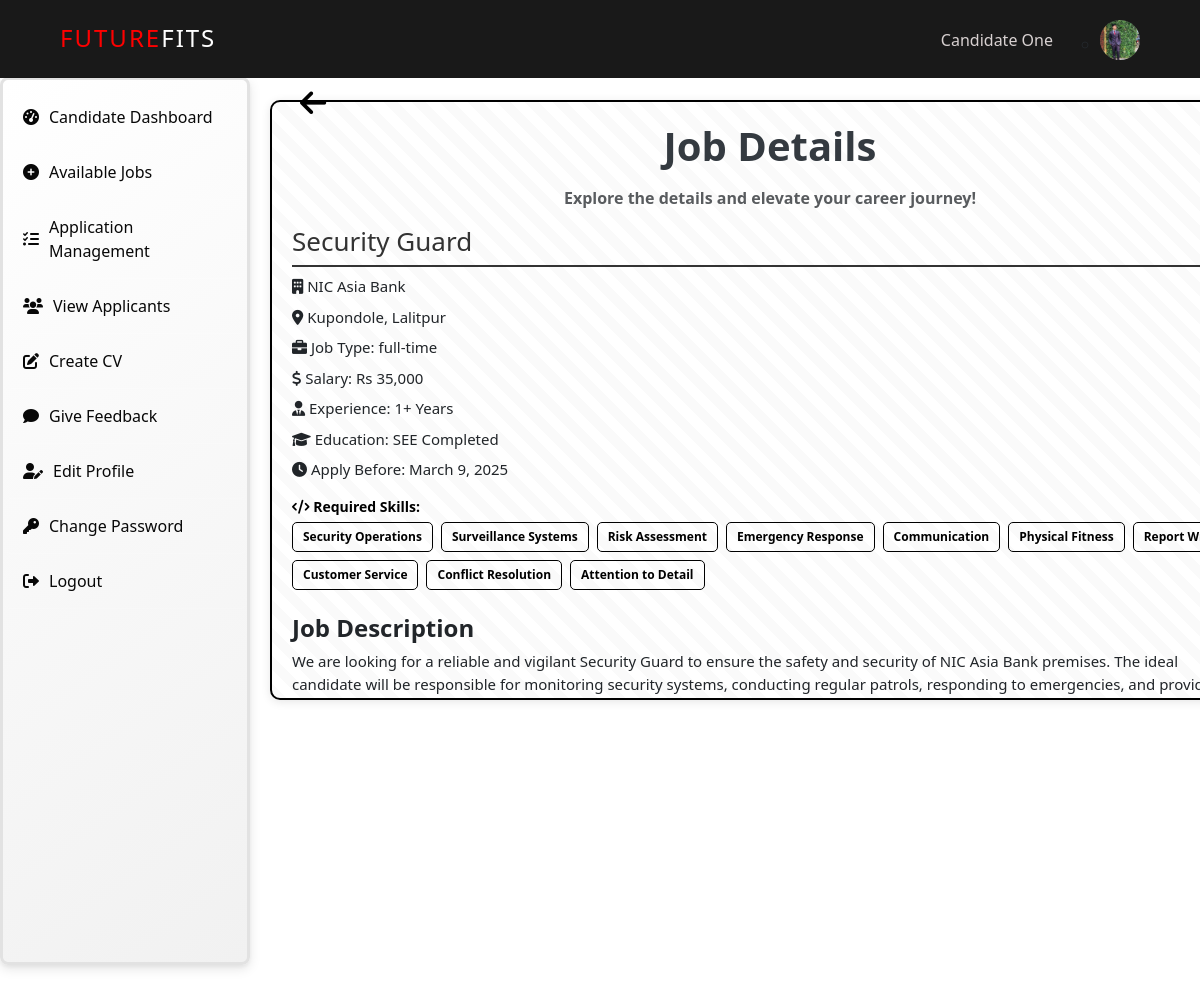
The page /jobs/37/ (signed in) on the database its author committed.
### JRS/models.py (models this page shows, shortened)
class Candidate(models.Model):
    user = models.OneToOneField(User, on_delete=models.CASCADE)
    username = models.CharField(max_length=100, default='Default User Name')
    first_name = models.CharField(max_length=100, default='Default Candidate First Name',null=False, blank=False,)
    last_name = models.CharField(max_length=100, default='Default Candidate Last Name',null=False, blank=False,)
    email = models.EmailField(unique=True, default='default@email.com')
    skills = models.ManyToManyField(Skill, related_name="candidates")  # Change from TextField
    profile_picture = models.ImageField(upload_to="profile_pictures/", default="profile_pictures/default.png")

class Job(models.Model):
    JOB_TYPES = (
        ('Full-time', 'Full-time'),
        ('Part-time', 'Part-time'),
        ('Internship', 'Internship'),
        ('Contract', 'Contract'),
        ('Freelance', 'Freelance'),
    )
    title = models.CharField(max_length=255)
    description = models.TextField()
    company = models.CharField(max_length=255)
    location = models.CharField(max_length=255)
    job_type = models.CharField(max_length=50, choices=JOB_TYPES)
    salary = models.CharField(max_length=255)
    experience = models.CharField(max_length=255)
    skills = models.CharField(max_length=255)
    education = models.CharField(max_length=255)
    deadline = models.DateField()
    posted_by = models.ForeignKey('HR', on_delete=models.CASCADE)
    created_at = models.DateTimeField(auto_now_add=True)
    updated_at = models.DateTimeField(auto_now=True)
    def skill_list(self):
        return [skill.strip() for skill in self.skills.split(',')] if self.skills else []

### JRS/decorators.py (the view)
    def wrapper(request, *args, **kwargs):
        print(f"User: {request.user}, Authenticated: {request.user.is_authenticated}, Groups: {request.user.groups.all()}")
        if not request.user.is_authenticated or not request.user.groups.filter(name='Candidate').exists():
            return HttpResponseForbidden("Access Denied: Candidates only")
        return view_func(request, *args, **kwargs)

### JRS/context_processors.py (called while the page is built)
def hr_profile(request):
    hr = None
    if request.user.is_authenticated:
        try:
            hr = HR.objects.get(user=request.user)
        except HR.DoesNotExist:
            pass
    return {'hr': hr}

def candidate_profile(request):
    candidate = None
    if request.user.is_authenticated:
        try:
            candidate = Candidate.objects.get(user=request.user)
        except Candidate.DoesNotExist:
            pass
    return {'candidate': candidate}

### JRS/views.py (called while the page is built)
@never_cache
@login_required
@candidate_required
def job_details(request, job_id):
    job = get_object_or_404(Job, id=job_id)
    skills = job.skill_list()  # Call the method to process skills
    return render(request, 'JRS/view_job_detail.html', {'job': job, 'skills': skills})

### JRS/templates/JRS/view_job_detail.html (shortened to what this page needs)
{% extends "JRS/base3.html" %}
{% load static %}
{% block inlinecss %}
<link href="{% static 'JRS/css/view_job_detail.css' %}" rel="stylesheet">
<link href="{% static 'JRS/css/base3.css' %}" rel="stylesheet">
<link href="https://cdn.jsdelivr.net/npm/bootstrap@5.3.0/dist/css/bootstrap.min.css" rel="stylesheet">
<link rel="stylesheet" href="https://cdnjs.cloudflare.com/ajax/libs/font-awesome/6.0.0/css/all.min.css">
{% endblock inlinecss %}
{% block main %}
<a href="javascript:history.back()" class="back-arrow" title="Go Back">
    <i class="fas fa-arrow-left"></i>
</a>
<div class="job-details-container">
    <h1 class="text-center fw-bold mb-3" style="color: #343a40;">Job Details</h1>
    <b><p class="text-center text-muted">Explore the details and elevate your career journey!</p></b>
    <div class="job-details">
        <h2 class="job-title">{{ job.title }}</h2>
        <p class="company-name"><i class="fa-solid fa-building"></i> {{ job.company }}</p>
        <p class="job-location"><i class="fa-solid fa-map-marker-alt"></i> {{ job.location }}</p>
        <p class="job-type"><i class="fa-solid fa-briefcase"></i> Job Type: {{ job.job_type }}</p>
        <p class="salary"><i class="fa-solid fa-dollar-sign"></i> Salary: {{ job.salary }}</p>
        <p class="experience"><i class="fa-solid fa-user-tie"></i> Experience: {{ job.experience }}</p>
        <p class="education"><i class="fa-solid fa-graduation-cap"></i> Education: {{ job.education }}</p>
        <p class="deadline"><i class="fa-solid fa-clock"></i> Apply Before: {{ job.deadline }}</p>
<div class="skills">
    <i class="fa-solid fa-code"></i> Required Skills:
    <ul class="skill-list">
        {% for skill in skills %}
            <li>{{ skill }}</li>
        {% empty %}
            <li>No skills listed</li>
        {% endfor %}
    </ul>
</div>
        <div class="job-description">
            <h4 class="fw-bold mt-4">Job Description</h4>
            <p>{{ job.description }}</p>
        </div>
    </div>
</div>
{% endblock main %}

### JRS/templates/JRS/base3.html (shortened to what this page needs)
{% load static %}
<!DOCTYPE html>
<html lang="en">
<head>
    {% block inlinecss %}{% endblock inlinecss %}
    <link href="https://cdn.jsdelivr.net/npm/bootstrap@5.3.3/dist/css/bootstrap.min.css" rel="stylesheet">
    <link href="https://cdnjs.cloudflare.com/ajax/libs/font-awesome/6.0.0-beta3/css/all.min.css" rel="stylesheet">
</head>
<body>
    {% block navbar %}
    <header>
      <nav>
        <div class="logo">Future<span>Fits</span></div>
        <ul class="nav-links" id="nav-links">
            <div class="user-name">
                {% if candidate %}
                    {% if candidate.first_name and candidate.last_name %}
                        {{ candidate.first_name }} {{ candidate.last_name }}
                    {% else %}
                        Guest
                    {% endif %}
                {% else %}
                    Guest
                {% endif %}
            </div>
            <ul class="login-register">
                <li class="dropdown">
                    <div class="user-profile-wrapper">
                        <div class="profile-circle">
                            <img src="{% if candidate.profile_picture %}{{ candidate.profile_picture.url }}{% else %}{% static 'JRS/Images/profile.jpg' %} {% endif %}" alt="Profile Picture" class="rounded-circle" width="40" height="40">
                        </div>
                    </div>
                </li>
            </ul>
        </ul>
      </nav>
    </header>
    {% endblock navbar %}
    <div class="sidebar">
        <ul>
            <li><a href="{% url "JRS:candidate_dashboard" %}"><i class="fas fa-tachometer-alt"></i>Candidate Dashboard</a></li>
            <li><a href="{% url "JRS:available_jobs" %}"><i class="fas fa-plus-circle"></i>Available Jobs</a></li>
            <li><a href="{% url "JRS:view_applications" %}"><i class="fas fa-tasks"></i> Application Management</a></li>
            <li><a href="#"><i class="fas fa-users"></i> View Applicants</a></li>
            <li><a href="#"><i class="fas fa-edit"></i> Create CV</a></li>
            <li><a href="{% url "JRS:feedback_candidate_page" %}"><i class="fas fa-comment"></i> Give Feedback</a></li>
            <li><a href="{% url "JRS:edit_profile_candidate" %}"><i class="fas fa-user-edit"></i> Edit Profile</a></li>
            <li><a href="{% url "JRS:change_password_candidate" %}"><i class="fas fa-key"></i> Change Password</a></li>
            <li><a href="{% url "JRS:logout_users" %}" onclick="return confirm('Are you sure you want to log out?');"><i class="fas fa-sign-out-alt"></i> Logout</a></li>
        </ul>
    </div>
    <div class="main-content">
        {% block main %}
        {% endblock main %}
    </div>
</body>
</html>

### JRS/static/JRS/CSS/view_job_detail.css (style rules this page uses)
body, html { overflow: hidden; }
.back-arrow { position: absolute; top: 80px; left: 300px; color: #000000; font-size: 30px; text-decoration: none; transition: color 0.3s ease; }
.job-details-container { width: 1000px; margin: 80px auto; padding: 20px; border-radius: 10px; border: 2px solid black; box-shadow: 0 2px 10px rgba(0, 0, 0, 0.1); background: repeating-linear-gradient( 45deg, rgba(0, 0, 0, 0.02), rgba(0, 0, 0, 0.02) 10px, transparent 10px, transparent 20px ); height: 600px; overflow-y: auto; }
.job-title { font-size: 26px; color: #333; border-bottom: 2px solid #333; padding-bottom: 8px; }
.skills { font-size: 14px; color: black; margin-top: 10px; font-weight: bold; }
.skill-list { display: flex; flex-wrap: wrap; gap: 8px; list-style: none; padding: 0; margin-top: 5px; }
.skill-list li { background: transparent; color: black; padding: 5px 10px; border: 1px solid black; border-radius: 5px; font-size: 12px; }
.job-details p { font-size: 15px; margin: 8px 0; }
.skills { margin: 15px 0; }
.skill-list { list-style-type: none; padding-left: 0; }
@media screen and (min-width: 1101px) { .nav-links { display: flex; position: relative; height: auto; width: auto; flex-direction: row; background: transparent; justify-content: flex-end; align-items: center; top: 0; transform: none; opacity: 1; pointer-events: auto; transition: none; } }
@media screen and (min-width: 1101px) { .nav-links li { margin-left: 15px; } }

### JRS/static/JRS/CSS/base3.css (style rules this page uses)
:root { --primary-color: #ff5733; --secondary-color: #8e44ad; --accent-color: #f1c40f; --text-color: #333; --background-color: rgba(255, 255, 255, 0.85); --scrollbar-bg: rgba(0, 0, 0, 0.1); --font-family: "Poppins", sans-serif; }
* { margin: 0; padding: 0; box-sizing: border-box; }
html { overflow-x: hidden; }
body { font-family: var(--font-family); background: #fff; color: var(--text-color); }
header { position: fixed; top: 0; left: 0; right: 0; z-index: 1000; background: rgba(0, 0, 0, 0.9); border-bottom: 2px solid transparent; }
.logo { color: red; font-size: 1.5em; text-transform: uppercase; letter-spacing: 2px; z-index: 1100; margin-right: 0; flex-grow: 0; }
nav { max-width: 1200px; margin: 0 auto; display: flex; align-items: center; padding: 10px 5%; justify-content: flex-start; }
.logo span { color: #fff; }
.nav-links { list-style: none; display: flex; align-items: center; flex-grow: 3; }
.user-profile-wrapper { display: flex; align-items: center; gap: 15px; position: relative; top: 10px; }
.user-name { color: #d8d1d1; font-size: 16px; position: relative; top: 10px; }
.profile-circle { width: 40px; height: 40px; border-radius: 50%; background-color: #ccc; display: flex; align-items: center; justify-content: center; cursor: pointer; border: 2px solid #333; position: relative; font-size: 18px; font-weight: bold; }
body { -ms-overflow-style: none; scrollbar-width: none; overflow: hidden; }
.sidebar { width: 250px; height: 89.5vh; background: #ffffff; color: rgb(5, 5, 5); position: absolute; top: 77px; left: 0; padding-top: 10px; transition: 0.3s; border-radius: 8px; box-shadow: 0 4px 12px rgba(0, 0, 0, 0.1), 0 2px 4px rgba(0, 0, 0, 0.05); border: 3px solid #e2e2e2; background: linear-gradient(145deg, #ffffff, #f1f1f1); }
.sidebar ul { list-style: none; padding: 0; margin: 0; }
.sidebar ul li { padding: 15px 20px; border-bottom: 1px solid rgba(255, 255, 255, 0.1); transition: background 0.3s ease, transform 0.3s ease; border-radius: 8px; }
.sidebar ul li a { color: rgb(8, 8, 8); text-decoration: none; display: flex; align-items: center; font-size: 16px; }
.sidebar ul li a i { margin-right: 10px; }
.main-content { margin-left: 250px; padding: 20px; transition: margin-left 0.3s ease; }

### rows shown on the page
Candidate: first_name "Candidate", last_name "One", profile_picture (picture)
Job: title "Security Guard", company "NIC Asia Bank", location "Kupondole, Lalitpur", job_type "full-time", salary "Rs 35,000", experience "1+ Years", education "SEE Completed", deadline "March 9, 2025", description "We are looking for a reliable and vigilant Security Guard to ensure the safety and security of NIC Asia Bank premises. The ideal candidate will be responsible for monitoring security systems, conducting regular patrols, responding to emergencies, and…"

### other values the page prints
{{ skill }} "Security Operations" "Surveillance Systems" "Risk Assessment" "Emergency Response" "Communication" "Physical Fitness" "Report…" "Customer Service" "Conflict Resolution" "Attention to Detail"
